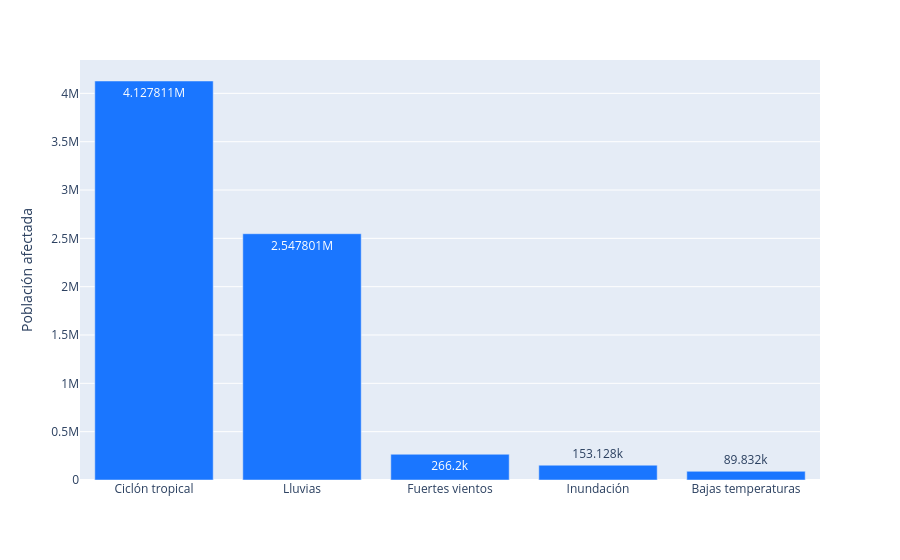

Notebook source saved alongside this figure:
### Code cell
fig=px.bar(impacto_social, color_discrete_sequence=['rgb(26, 118, 255)'], text_auto=True)
fig.update_layout(xaxis_title=" ", yaxis_title="Población afectada", showlegend=False)
fig.show()

### Figure 1 — Plotly figure (JSON) as saved in the notebook; plotly's stock layout.template omitted (floating-point values rounded to 4 significant figures)
{"data": [{"hovertemplate": "variable=0<br>index=%{x}<br>value=%{y}<extra></extra>", "legendgroup": "0", "marker": {"color": "rgb(26, 118, 255)", "pattern": {"shape": ""}}, "name": "0", "orientation": "v", "showlegend": true, "textposition": "auto", "texttemplate": "%{y}", "type": "bar", "x": ["Ciclón tropical", "Lluvias", "Fuertes vientos", "Inundación", "Bajas temperaturas"], "xaxis": "x", "y": [4127811, 2547801, 266200, 153128, 89832], "yaxis": "y"}], "layout": {"barmode": "relative", "legend": {"title": {"text": "variable"}, "tracegroupgap": 0}, "margin": {"t": 60}, "showlegend": false, "xaxis": {"anchor": "y", "domain": [0, 1], "title": {"text": " "}}, "yaxis": {"anchor": "x", "domain": [0, 1], "title": {"text": "Población afectada"}}}}
